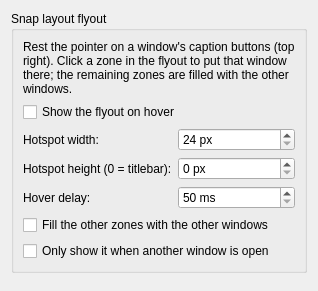
<?xml version="1.0" encoding="UTF-8"?>
<ui version="4.0">
 <class>SnapLayoutsConfigForm</class>
 <widget class="QWidget" name="SnapLayoutsConfigForm">
  <layout class="QVBoxLayout" name="mainLayout">
   <item>
    <widget class="QGroupBox" name="hoverGroup">
     <property name="title">
      <string>Snap layout flyout</string>
     </property>
     <layout class="QVBoxLayout" name="groupLayout">
      <item>
       <widget class="QLabel" name="hint">
        <property name="text">
         <string>Rest the pointer on a window's caption buttons (top right). Click a zone in the flyout to put that window there; the remaining zones are filled with the other windows.</string>
        </property>
        <property name="wordWrap">
         <bool>true</bool>
        </property>
       </widget>
      </item>
      <item>
       <layout class="QFormLayout" name="form">
        <item row="0" column="0" colspan="2">
         <widget class="QCheckBox" name="kcfg_HoverEnabled">
          <property name="text">
           <string>Show the flyout on hover</string>
          </property>
         </widget>
        </item>
        <item row="1" column="0">
         <widget class="QLabel" name="widthLabel">
          <property name="text">
           <string>Hotspot width:</string>
          </property>
         </widget>
        </item>
        <item row="1" column="1">
         <widget class="QSpinBox" name="kcfg_ZoneWidth">
          <property name="minimum">
           <number>24</number>
          </property>
          <property name="maximum">
           <number>300</number>
          </property>
          <property name="suffix">
           <string> px</string>
          </property>
         </widget>
        </item>
        <item row="2" column="0">
         <widget class="QLabel" name="heightLabel">
          <property name="text">
           <string>Hotspot height (0 = titlebar):</string>
          </property>
         </widget>
        </item>
        <item row="2" column="1">
         <widget class="QSpinBox" name="kcfg_ZoneHeight">
          <property name="minimum">
           <number>0</number>
          </property>
          <property name="maximum">
           <number>80</number>
          </property>
          <property name="suffix">
           <string> px</string>
          </property>
         </widget>
        </item>
        <item row="3" column="0">
         <widget class="QLabel" name="delayLabel">
          <property name="text">
           <string>Hover delay:</string>
          </property>
         </widget>
        </item>
        <item row="3" column="1">
         <widget class="QSpinBox" name="kcfg_HoverDelay">
          <property name="minimum">
           <number>50</number>
          </property>
          <property name="maximum">
           <number>2000</number>
          </property>
          <property name="suffix">
           <string> ms</string>
          </property>
         </widget>
        </item>
        <item row="4" column="0" colspan="2">
         <widget class="QCheckBox" name="kcfg_AutoFill">
          <property name="text">
           <string>Fill the other zones with the other windows</string>
          </property>
         </widget>
        </item>
        <item row="5" column="0" colspan="2">
         <widget class="QCheckBox" name="kcfg_NeedsOthers">
          <property name="text">
           <string>Only show it when another window is open</string>
          </property>
         </widget>
        </item>
       </layout>
      </item>
     </layout>
    </widget>
   </item>
   <item>
    <spacer name="verticalSpacer">
     <property name="orientation">
      <enum>Qt::Vertical</enum>
     </property>
    </spacer>
   </item>
  </layout>
 </widget>
 <resources/>
 <connections/>
</ui>
